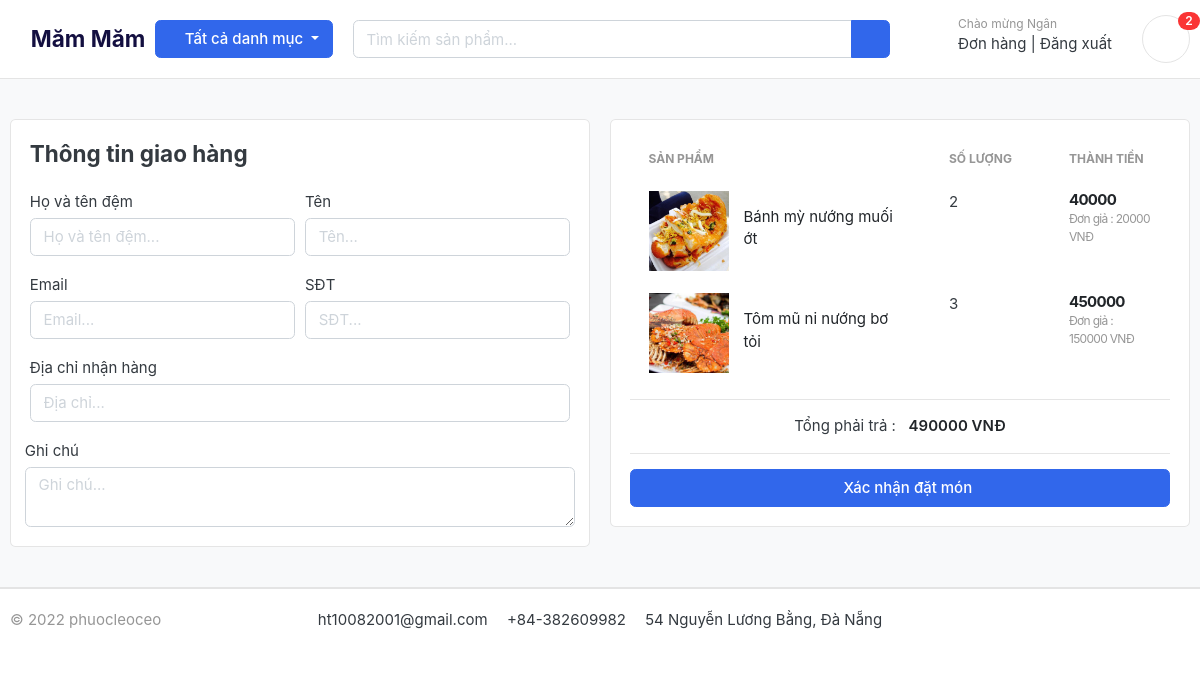
/cart/checkout (signed in), run on an earlier commit of the app's database.
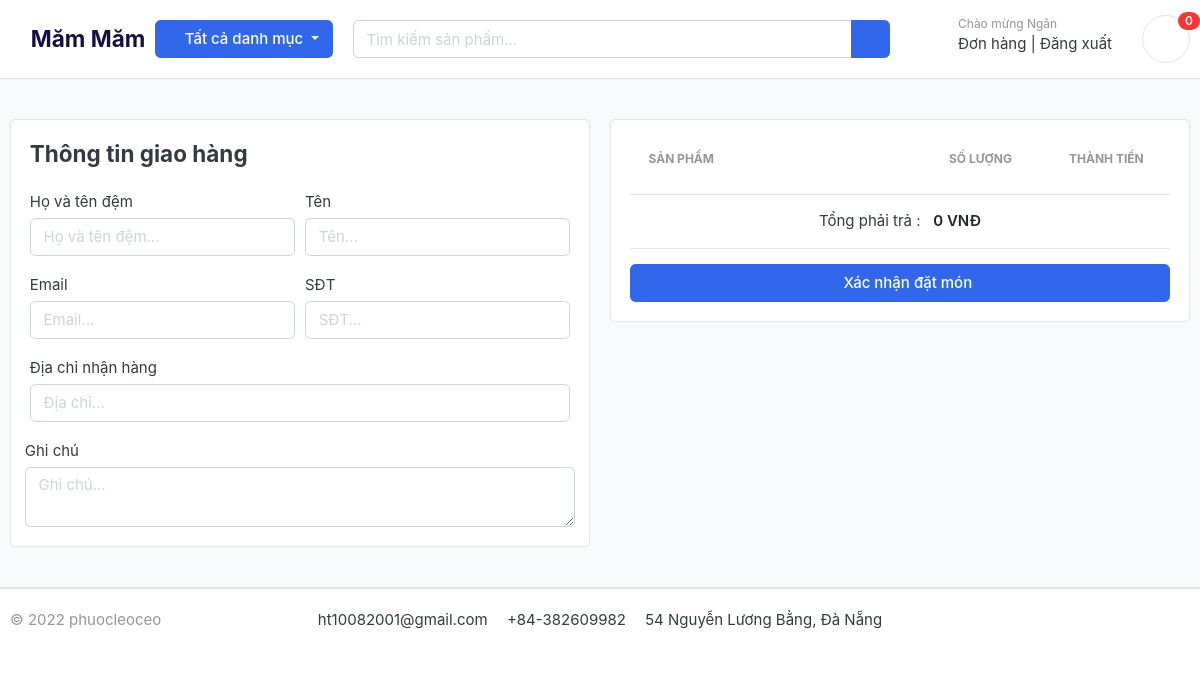
And on a later commit of the database.
### cart/models.py (models this page shows, shortened)
class CartItem(models.Model):
    product = models.ForeignKey(Product, on_delete=models.CASCADE)
    cart = models.ForeignKey(Cart, on_delete=models.CASCADE)
    quantity = models.IntegerField()
    is_active = models.BooleanField(default=True)
    user = models.ForeignKey(User, on_delete=models.CASCADE, null=True)
    def cart_total(self):
        return self.product.price * self.quantity

### product/models.py (models this page shows, shortened)
class Product(models.Model):
    name = models.CharField(max_length=100, unique=True)
    slug = models.SlugField(max_length=50, unique=True, allow_unicode=True)
    price = models.IntegerField()
    description = models.TextField(max_length=500, blank=True)
    image = models.ImageField(upload_to='photos/products')
    is_available = models.BooleanField(default=True)
    created_date = models.DateTimeField(auto_now_add=True)
    modified_date = models.DateTimeField(auto_now=True)
    category = models.ForeignKey(Category, on_delete=models.CASCADE)
    class Meta:
        verbose_name = "product"
        verbose_name_plural = "products"
    def get_detail(self):
        return reverse("product_detail", args=[self.slug])

### cart/views.py (the view)
# urls.py: path("checkout", views.checkout, name="checkout")
@login_required(login_url="login")
def checkout(request):
    total = 0
    cart_items = None
    try:
        if request.user.is_authenticated:
            cart_items = CartItem.objects.filter(user=request.user, is_active=True)
        else:
            cart = Cart.objects.get(cart_id=cart_id_from_session(request))
            cart_items = CartItem.objects.filter(cart=cart, is_active=True)
        for ci in cart_items:
            total += ci.cart_total()
    except ObjectDoesNotExist:
        pass
    return render(request=request, template_name="cart/checkout.html",
                  context={"total": total, "cart_items": cart_items, "form": OrderForm()})

### cart/context_processors.py (called while the page is built)
def cart_count(request):
    cart_count_badge = 0
    if "admin" in request.path:
        return {}
    else:
        try:
            cart = Cart.objects.filter(cart_id=cart_id_from_session(request))
            if request.user.is_authenticated:
                cart_items = CartItem.objects.all().filter(user=request.user)
            else:
                cart_items = CartItem.objects.all().filter(cart=cart[:1])
            cart_count_badge = cart_items.count()
        except Cart.DoesNotExist:
            cart_count_badge = 0
    return dict(cart_count_badge=cart_count_badge)

### cart/views.py (called while the page is built)
def cart_id_from_session(request):
    cart_id = request.session.session_key
    if not cart_id:
        cart_id = request.session.create()
    return cart_id

### category/context_processors.py (called while the page is built)
def header_menu_links(request):
    links = Category.objects.all()
    return dict(links=links)

### category/models.py (called while the page is built)
    def get_product(self):
        return reverse("product_by_category", args=[self.slug])

### templates/cart/checkout.html (shortened to what the changed rows need)
{% extends 'base.html' %}
{% load static %}
{% block content %}
<section class="section-content padding-y bg">
    <div class="container">
        <div class="row">
            <aside class="col-lg-6">
                <div class="card">
                    <div class="card-body">
                        <table class="table table-borderless table-shopping-cart">
                            <thead class="text-muted">
                                <tr class="small text-uppercase">
                                    <th scope="col">Sản phẩm</th>
                                    <th scope="col" width="120">Số lượng</th>
                                    <th scope="col" width="120">Thành tiền</th>
                                </tr>
                            </thead>
                            <tbody>
                                {% for ci in cart_items %}
                                <tr>
                                    <td>
                                        <figure class="itemside align-items-center">
                                            <div class="aside">
                                                <img src="{{ ci.product.image.url }}" class="img-sm">
                                            </div>
                                            <figcaption class="info">
                                                <a href="{{ ci.product.get_detail }}" class="title text-dark">
                                                    {{ ci.product.name }}
                                                </a>
                                            </figcaption>
                                        </figure>
                                    </td>
                                    <td>
                                        <label for="">{{ci.quantity}}</label>
                                    </td>
                                    <td>
                                        <div class="price-wrap">
                                            <var class="price">{{ ci.cart_total }}</var>
                                            <small class="text-muted">Đơn giả : {{ ci.product.price }} VNĐ</small>
                                        </div>
                                    </td>
                                </tr>
                                {% endfor %}
                            </tbody>
                        </table>
                        <div style="text-align:center;">
                            <span>Tổng phải trả : </span>
                            <span class="text-right text-dark b">
                                {{ total }} VNĐ
                            </span>
                        </div>
                    </div>
                </div>
            </aside>
        </div>
    </div>
</section>
{% endblock %}

### templates/partial/header.html (shortened to what this page needs)
{% load static %}
<header class="section-header">
    <section class="header-main border-bottom">
        <div class="container">
            <div class="row align-items-center">
                <a href="/" class="brand-wrap" style="font-size: 1.5rem; font-weight: bolder; color: #130f40;">
                    <i class="fas fa-utensils" style="padding-right: .5rem;color: #27ae60;font-size: 30px;"></i>Măm Măm
                </a>
                <div class="col-lg col-sm col-md col-6 flex-grow-0">
                    <div class="category-wrap dropdown d-inline-block float-right">
                        <button type="button" class="btn btn-primary dropdown-toggle" data-toggle="dropdown">
                            <i class="fa fa-bars"></i> Tất cả danh mục
                        </button>
                    </div>
                </div>
                <div class="col-lg  col-md-6 col-sm-12 col">
                    <form action="{% url 'product_search' %}" method="get" class="search">
                        <div class="input-group w-100">
                            <input type="text" class="form-control" style="width:60%;"
                                placeholder="Tìm kiếm sản phẩm..." name="product_search">
                            <div class="input-group-append">
                                <button class="btn btn-primary" type="submit">
                                    <i class="fa fa-search"></i>
                                </button>
                            </div>
                        </div>
                    </form>
                </div>
                <div class="col-lg-3 col-sm-6 col-8 order-2 order-lg-3">
                    <div class="d-flex justify-content-end mb-3 mb-lg-0">
                        {% if user.id is None %}
                        <div class="widget-header">
                            <small class="title text-muted">Chào mừng !</small>
                            <div>
                                <a href="/user/login">Đăng nhập</a> <span class="dark-transp"> | </span>
                                <a href="/user/register"> Đăng ký</a>
                            </div>
                        </div>
                        {% else %}
                        <div class="widget-header">
                            <small class="title text-muted">Chào mừng {{ user.last_name }}</small>
                            <div>
                                {% if user.is_superuser %}
                                <a href="/dashboard">Quản lý</a> <span class="dark-transp"> | </span>
                                {% else %}
                                <a href="/order/history">Đơn hàng</a> <span class="dark-transp"> | </span>
                                {% endif %}
                                <a href="/user/logout">Đăng xuất</span>
                            </div>
                        </div>
                        {% endif %}
                        <a href="/cart" class="widget-header pl-3 ml-3">
                            <div class="icon icon-sm rounded-circle border"><i class="fa fa-shopping-cart"></i>
                            </div>
                            <span class="badge badge-pill badge-danger notify">
                                {{ cart_count_badge }}
                            </span>
                        </a>
                    </div>
                </div>
            </div>
        </div>
    </section>
</header>

What changed in the data, as far as the page shows it:
removed CartItem: product.image (picture), product.name "Bánh mỳ nướng muối ớt", quantity "2", cart_total "40000", product.price "20000"
removed CartItem: product.image (picture), product.name "Tôm mũ ni nướng bơ tỏi", quantity "3", cart_total "450000", product.price "150000"
Also different on the page:
{{ cart_count_badge }}: "2" → "0"
{{ total }}: "490000" → "0"
